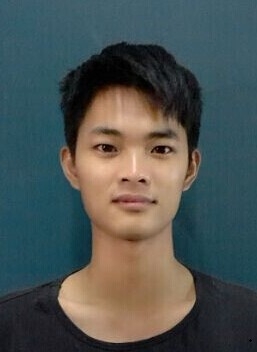
//> input picture GaussianFilter/wo.jpg, 257 x 352 px
$ ./main   (built with g++ and OpenCV 4)
//> lines starting //> are read from the running program, lines starting //| are printed output that depends on the picture
#include<iostream>
#include"cv.h"
#include"highgui.h"
#include"cxcore.h"
using namespace std;

//反映到高斯模板上就是中心元素值远远大于其他元素值，于是自然而然就相当于中间值得点运算
int main()
{
 //载入一张待处理的图片
 IplImage* img = cvLoadImage("wo.jpg");
//> img is the input picture: 352 rows x 257 cols, CV_8UC3; mean B, G, R 82.4, 84.2, 76.8
 //创建一张自定义大小的图像，从而调整载入图像的大小
 IplImage* myimg = cvCreateImage(cvSize(400,400),8,3);
 //彩色图像转变灰度图像
 IplImage* lastimg = cvCreateImage(cvSize(400, 400), 8, 1);
 //*********************************************
    //创建输出图像
 IplImage* dst = cvCreateImage(cvSize(myimg->width,myimg->height),8,1);
 //重新调整图像大小
 cvResize(img, myimg);
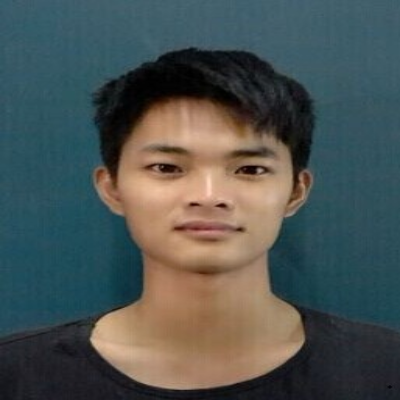
//> myimg: 400 rows x 400 cols, CV_8UC3; mean B, G, R 82.3, 84.1, 76.7
 //RGB图像转换成灰度图像
 cvCvtColor(myimg, lastimg,CV_BGR2GRAY);
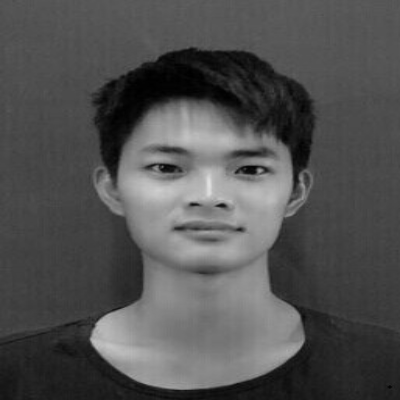
//> lastimg: 400 rows x 400 cols, CV_8UC1; min 0, max 225, mean 81.7
 cvNamedWindow("scr");
 cvNamedWindow("Guase Filter");
 //用3*3的高斯模板，sigma=2进行高斯滤波
 cvSmooth(lastimg,dst, CV_GAUSSIAN,3,3,0.8);
 cvShowImage("scr", lastimg);
 cvShowImage("Guase Filter", dst);
 cvWaitKey(50000);
    system("pause");
 cvReleaseImage(&img);
 cvReleaseImage(&dst);
 cvReleaseImage(&myimg);
 cvReleaseImage(&lastimg);
 cvDestroyAllWindows();
 return 0;
}

$ run again, with GaussianFilter/merry christmas.jpg copied over GaussianFilter/wo.jpg
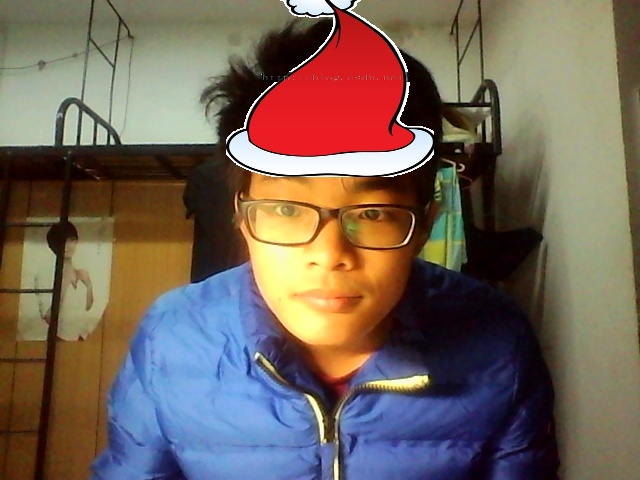
//> input picture GaussianFilter/merry christmas.jpg, 640 x 480 px
//> img is the input picture: 480 rows x 640 cols, CV_8UC3; mean B, G, R 89.6, 101, 116.8
//> `cvResize(img, myimg);`:
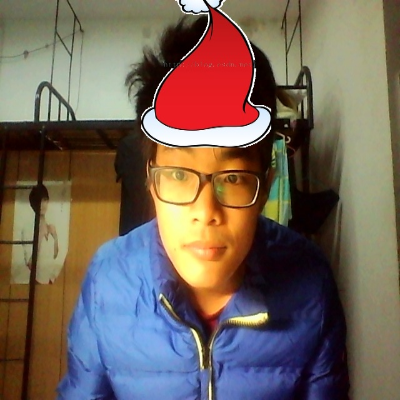
//> myimg: 400 rows x 400 cols, CV_8UC3; mean B, G, R 89.5, 100.9, 116.7
//> `cvCvtColor(myimg, lastimg,CV_BGR2GRAY);`:
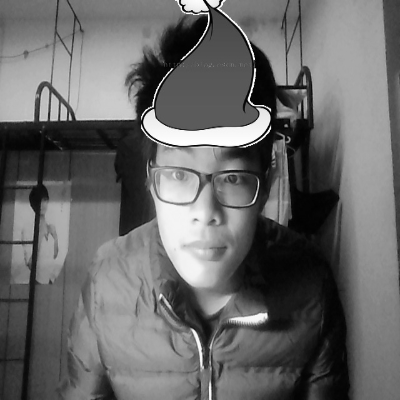
//> lastimg: 400 rows x 400 cols, CV_8UC1; min 0, max 255, mean 104.3
